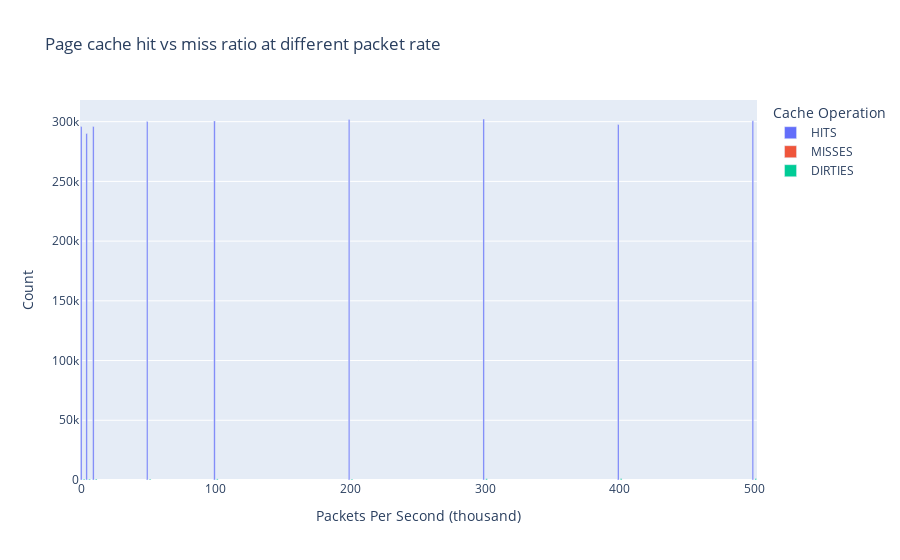

Notebook code for this chart:
### Code cell
cachestat_df = spark.read.option("basePath", "../ansible/.results").json(
"../ansible/.results/kpps=*/tool=cachestat")
cachestat_fig = px.bar(cachestat_df.toPandas(), x="kpps", y=["HITS", "MISSES", "DIRTIES"], barmode='group',
            title="Page cache hit vs miss ratio at different packet rate",
            labels={
                     "kpps": "Packets Per Second (thousand)",
                     "value": "Count",
                     "variable": "Cache Operation"
                 })
cachestat_fig.update_traces(textfont_size=12, textangle=0, textposition="outside", cliponaxis=False)
cachestat_fig.show()
cachestat_fig.write_image("images/cachestat.jpeg")
with open(html_output_file, 'a') as f:
    f.write(cachestat_fig.to_html(full_html=False, include_plotlyjs='cdn'))

### Figure 1 — Plotly figure (JSON) as saved in the notebook; plotly's stock layout.template omitted (floating-point values rounded to 4 significant figures)
{"data": [{"alignmentgroup": "True", "cliponaxis": false, "hovertemplate": "Cache Operation=HITS<br>Packets Per Second (thousand)=%{x}<br>Count=%{y}<extra></extra>", "legendgroup": "HITS", "marker": {"color": "#636efa", "pattern": {"shape": ""}}, "name": "HITS", "offsetgroup": "HITS", "orientation": "v", "showlegend": true, "textangle": 0, "textfont": {"size": 12}, "textposition": "outside", "type": "bar", "x": [1, 100, 10, 400, 200, 500, 50, 5, 300], "xaxis": "x", "y": [295907, 300657, 296035, 297612, 301904, 300747, 300159, 290071, 302230], "yaxis": "y"}, {"alignmentgroup": "True", "cliponaxis": false, "hovertemplate": "Cache Operation=MISSES<br>Packets Per Second (thousand)=%{x}<br>Count=%{y}<extra></extra>", "legendgroup": "MISSES", "marker": {"color": "#EF553B", "pattern": {"shape": ""}}, "name": "MISSES", "offsetgroup": "MISSES", "orientation": "v", "showlegend": true, "textangle": 0, "textfont": {"size": 12}, "textposition": "outside", "type": "bar", "x": [1, 100, 10, 400, 200, 500, 50, 5, 300], "xaxis": "x", "y": [0, 0, 0, 0, 0, 0, 0, 0, 0], "yaxis": "y"}, {"alignmentgroup": "True", "cliponaxis": false, "hovertemplate": "Cache Operation=DIRTIES<br>Packets Per Second (thousand)=%{x}<br>Count=%{y}<extra></extra>", "legendgroup": "DIRTIES", "marker": {"color": "#00cc96", "pattern": {"shape": ""}}, "name": "DIRTIES", "offsetgroup": "DIRTIES", "orientation": "v", "showlegend": true, "textangle": 0, "textfont": {"size": 12}, "textposition": "outside", "type": "bar", "x": [1, 100, 10, 400, 200, 500, 50, 5, 300], "xaxis": "x", "y": [916, 941, 829, 1248, 889, 1340, 934, 802, 1116], "yaxis": "y"}], "layout": {"barmode": "group", "legend": {"title": {"text": "Cache Operation"}, "tracegroupgap": 0}, "title": {"text": "Page cache hit vs miss ratio at different packet rate"}, "xaxis": {"anchor": "y", "domain": [0, 1], "title": {"text": "Packets Per Second (thousand)"}}, "yaxis": {"anchor": "x", "domain": [0, 1], "title": {"text": "Count"}}}}
